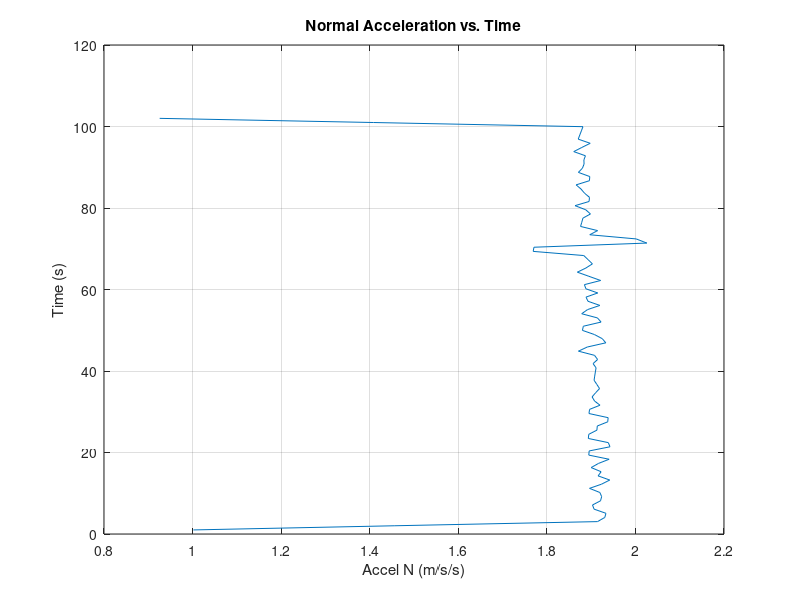

Reproduce this figure in MATLAB.
clear; 

time = [1.0000
2.0202
3.0404
4.0606
5.0808
6.1010
7.1212
8.1414
9.1616
10.1818
11.2020
12.2222
13.2424
14.2626
15.2828
16.3030
17.3232
18.3434
19.3636
20.3838
21.4040
22.4242
23.4444
24.4646
25.4848
26.5051
27.5253
28.5455
29.5657
30.5859
31.6061
32.6263
33.6465
34.6667
35.6869
36.7071
37.7273
38.7475
39.7677
40.7879
41.8081
42.8283
43.8485
44.8687
45.8889
46.9091
47.9293
48.9495
49.9697
50.9899
52.0101
53.0303
54.0505
55.0707
56.0909
57.1111
58.1313
59.1515
60.1717
61.1919
62.2121
63.2323
64.2525
65.2727
66.2929
67.3131
68.3333
69.3535
70.3737
71.3939
72.4141
73.4343
74.4545
75.4747
76.4949
77.5152
78.5354
79.5556
80.5758
81.5960
82.6162
83.6364
84.6566
85.6768
86.6970
87.7172
88.7374
89.7576
90.7778
91.7980
92.8182
93.8384
94.8586
95.8788
96.8990
97.9192
98.9394
99.9596
100.9798
102.0000];

xpos = [200.0
403.0
607.0
811.0
1015.0
1218.0
1422.0
1626.0
1830.0
2034.0
2238.0
2442.0
2646.0
2850.0
3054.0
3258.0
3462.0
3666.0
3870.0
4074.0
4278.0
4482.0
4686.0
4890.0
5094.0
5298.0
5502.0
5706.0
5910.0
6114.0
6318.0
6522.0
6726.0
6930.0
7134.0
7338.0
7542.0
7746.0
7950.0
8154.0
8358.0
8562.0
8766.0
8970.0
9174.0
9378.0
9582.0
9786.0
9990.0
10194.0
10398.0
10602.0
10806.0
11010.0
11214.0
11418.0
11622.0
11826.0
12030.0
12234.0
12438.0
12642.0
12846.0
13050.0
13254.0
13458.0
13662.0
13866.0
14070.0
14275.0
14479.0
14683.0
14887.0
15091.0
15295.0
15499.0
15703.0
15907.0
16111.0
16315.0
16519.0
16723.0
16927.0
17131.0
17335.0
17539.0
17743.0
17947.0
18151.0
18355.0
18559.0
18763.0
18967.0
19171.0
19375.0
19579.0
19783.0
19987.0
20191.0
20395.0];

ypos = [0.0
0.0
0.1
0.2
0.4
0.7
1.1
1.6
2.2
3.1
4.1
5.3
6.8
8.5
10.4
12.6
15.2
18.0
21.2
24.7
28.6
32.9
37.6
42.7
48.3
54.3
60.8
67.8
75.3
83.4
92.0
101.3
111.1
121.5
132.5
144.2
156.6
169.6
183.4
197.8
213.1
229.0
245.8
263.4
281.7
300.9
321.0
341.9
363.8
386.5
410.2
434.8
460.4
486.9
514.5
543.1
572.7
603.4
635.2
668.0
702.0
737.1
773.4
810.8
849.4
889.2
930.3
972.5
1016.1
1060.9
1107.1
1154.5
1203.3
1253.5
1305.0
1357.9
1412.2
1468.0
1525.2
1583.8
1644.0
1705.7
1768.8
1833.6
1899.8
1967.7
2037.2
2108.2
2180.9
2255.3
2331.3
2409.1
2488.5
2569.6
2652.6
2737.2
2823.7
2911.9
3002.0
3093.9];

zpos = [9999.0
9996.1
9991.1
9984.2
9975.2
9964.3
9951.3
9936.4
9919.4
9900.5
9879.5
9856.6
9831.7
9804.7
9775.8
9744.8
9711.9
9677.0
9640.0
9601.1
9560.2
9517.3
9472.3
9425.4
9376.5
9325.6
9272.7
9217.8
9160.8
9101.9
9041.0
8978.1
8913.2
8846.3
8777.4
8706.5
8633.6
8558.7
8481.8
8402.9
8322.0
8239.1
8154.2
8067.3
7978.4
7887.6
7794.7
7699.8
7602.9
7504.0
7403.2
7300.3
7195.4
7088.5
6979.7
6868.8
6755.9
6641.1
6524.2
6405.3
6284.5
6161.6
6036.7
5909.9
5781.0
5650.2
5517.3
5382.5
5245.6
5106.8
4965.9
4823.1
4678.3
4531.4
4382.6
4231.7
4078.9
3924.1
3767.2
3608.4
3447.6
3284.8
3119.9
2953.1
2784.3
2613.5
2440.7
2265.8
2089.0
1910.2
1729.4
1546.6
1361.8
1175.0
986.2
795.4
602.6
407.8
211.0
12.2];

% First Partials:
dXdt = gradient(xpos, time);
dYdt = gradient(ypos, time);
dZdt = gradient(zpos, time);

% Second Partials:
d2Xdt = gradient (dXdt, time);
d2Ydt = gradient (dYdt, time);
d2Zdt = gradient (dZdt, time);

% Speed, Magnitude of Accel, Tangent Accel, Normal Accel:
speed = ((dXdt.^2 + dYdt.^2 + dZdt.^2).^(1/2));
magAccel = ((d2Xdt.^2 + d2Ydt.^2 + d2Zdt.^2).^(1/2));
tangentAccel = gradient(speed, time);
normalAccel = ((magAccel.^2) - (tangentAccel.^2)).^(1/2);

plot(normalAccel, time);
grid on;
title('Normal Acceleration vs. Time');
xlabel('Accel N (m/s/s)');
ylabel('Time (s)');

%plot3(dXdt,dYdt,dZdt);
%grid on;
%title('Airplane Velocity in 3D');
%xlabel('X Velocity [m/s]');
%ylabel('Y Velocity [m/s]');
%zlabel('Z Velocity [m/s]');
